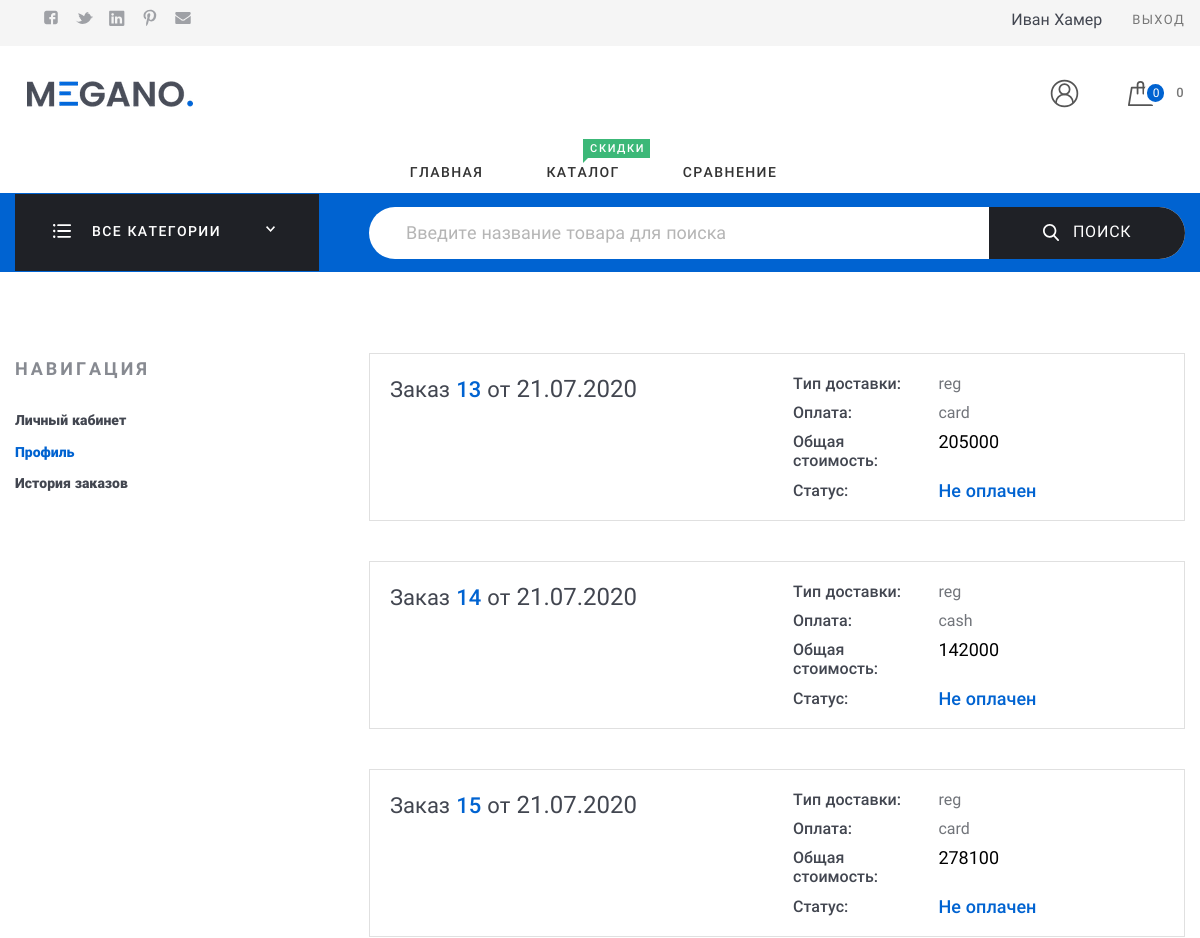
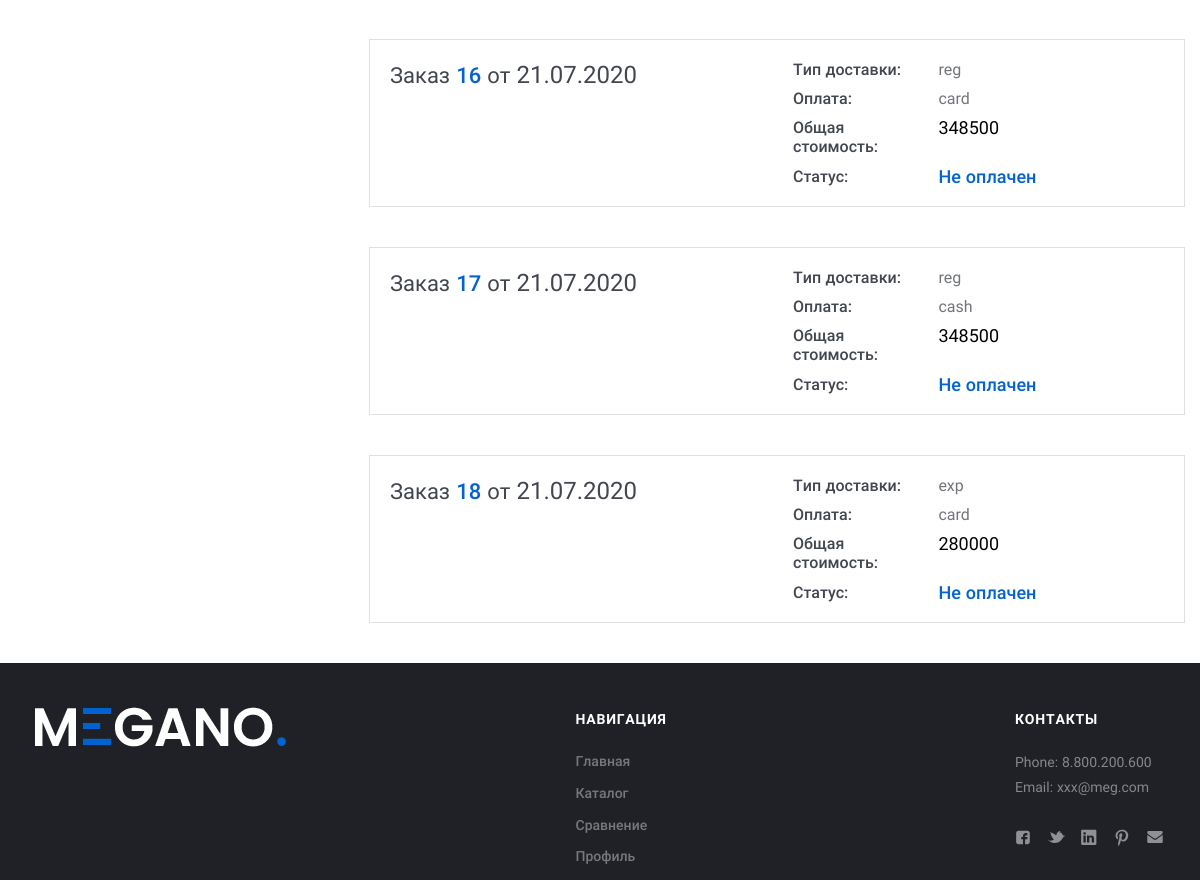
/orders/order_history/ (signed in), run on the app's committed database (2 pictures, top to bottom).
### my_store_app/models.py (models this page shows, shortened)
class Order(models.Model):  # покупка товаров из корзины
    DELIVERY_CHOICES = [
        ('reg', 'Обычная доставка'),
        ('exp', 'Экспресс доставка')
    ]
    PAYMENT_CHOICES = [
        ('card', 'Онлайн картой'),
        ('cash', 'Онлайн со случайного чужого счета'),
    ]
    customer = models.ForeignKey(User, on_delete=models.CASCADE, null=True, related_name='orders', verbose_name='customer')
    fio = models.CharField(max_length=100, null=True, blank=True, verbose_name='name and lastname')
    phone = models.CharField(max_length=16, null=True, blank=True, verbose_name='phone number')
    email = models.EmailField(null=True, blank=True, verbose_name='email')
    delivery = models.CharField(max_length=3, choices=DELIVERY_CHOICES, default='reg', verbose_name='delivery')
    payment_method = models.CharField(max_length=4, choices=PAYMENT_CHOICES, default='card', verbose_name='payment method')
    city = models.CharField(max_length=25, null=True, blank=True, verbose_name='city')
    address = models.TextField(max_length=255, null=True, blank=True, verbose_name='address')
    in_order = models.BooleanField(default=False, verbose_name='in order')
    paid = models.BooleanField(default=False, verbose_name='order is payed')
    braintree_id = models.CharField(max_length=150, blank=True, verbose_name='transaction id')
    delivery_cost = models.DecimalField(max_digits=10, decimal_places=2, default=0, verbose_name='delivery cost')
    product_order = models.ForeignKey('Product', on_delete=models.CASCADE, null=True, verbose_name='товар', related_name='product_order')
    count = models.IntegerField(default=0, verbose_name='колличество  товаров в корзине')
    price = models.IntegerField(default=0, verbose_name='общая стоимость  товаров в корзине')
    date = models.DateField(auto_now_add=True)
    free_delivery = models.BooleanField(default=False, verbose_name='наличие бесплатной доставки')
    class Meta:
        verbose_name = 'Покупка'
        verbose_name_plural = 'Покупки'

### orders/views.py (the view)
# urls.py: path('order_history/', OrderHistory.as_view(), name='order_history'),
class OrderHistory(View):
    def get(self, request: HttpRequest):
        order = Order.objects.filter(customer=request.user, in_order=True)
        return render(request, 'orders/historyorder.html', {'order': order})

### cart/cart.py (called while the page is built)
    def __len__(self):
        return sum(item['quantity'] for item in self.cart.values())

### cart/context_processor.py (called while the page is built)
def cart(request):
    return {'cart': Cart(request)}

### products/templatetags/products_tags.py (called while the page is built)
@register.simple_tag()
def all_category():
    return CategoryProduct.objects.all()

@register.simple_tag()
def cart_products(**kwargs):
    if not kwargs['pk']:
        return 0
    cart = Cart.objects.filter(username=kwargs['pk'])
    count = 0
    for product in cart:
        count += product.quantity
    return count

@register.simple_tag()
def cart_total_price(**kwargs):
    if not kwargs['pk']:
        return 0
    cart = Cart.objects.filter(username=kwargs['pk'])
    total_price = 0
    for product in cart:
        total_price += product.product.price * product.quantity
    answer = f'{total_price:,}'
    return answer

@register.simple_tag()
def cart_view(**kwargs):
    if not kwargs['pk']:
        return 666
    return kwargs['pk']

### orders/templates/orders/historyorder.html
{% extends "my_store_app/base.html" %}
{% load static %}
{% block content %}
    <div class="Middle Middle_top">
        <div class="Section Section_column Section_columnLeft">
            <div class="wrap">
                <div class="Section-column">
                    <div class="Section-columnSection">
                        <header class="Section-header">
                            <strong class="Section-title">Навигация
                            </strong>
                        </header>
                        <div class="Section-columnContent">
                            <div class="NavigateProfile">
                                <ul class="menu menu_vt">
                                    <li class="menu-item"><a class="menu-link" href="{% url 'my_store_app:account' %}">Личный кабинет</a>
                                    </li>
                                    <li class="menu-item_ACTIVE menu-item"><a class="menu-link" href="{% url 'my_store_app:profile' %}">Профиль</a>
                                    </li>
                                    <li class="menu-item"><a class="menu-link" href="{% url 'orders:order_history' %}">История заказов</a>
                                    </li>
                                </ul>
                            </div>
                        </div>
                    </div>
                </div>
                <div class="Section-content">
                    <div class="Orders">
                        {% for item in order %}
                            <div class="Order Order_anons">
                                <div class="Order-personal">
                                    <div class="row">
                                        <div class="row-block"><a class="Order-title" href="{% url 'orders:order_detail' pk=item.pk %}">Заказ&#32;<span class="Order-numberOrder">{{ item.id }}</span>&#32;от&#32;<span class="Order-dateOrder">21.07.2020</span></a>
                                        </div>
                                        <div class="row-block">
                                            <div class="Order-info Order-info_delivery">
                                                <div class="Order-infoType">Тип доставки:
                                                </div>
                                                <div class="Order-infoContent">{{ item.delivery }}
                                                </div>
                                            </div>
                                            <div class="Order-info Order-info_pay">
                                                <div class="Order-infoType">Оплата:
                                                </div>
                                                <div class="Order-infoContent">{{ item.payment_method }}
                                                </div>
                                            </div>
                                            <div class="Order-info">
                                                <div class="Order-infoType">Общая стоимость:
                                                </div>
                                                <div class="Order-infoContent"><span class="Order-price">{{ item.price }}</span>
                                                </div>
                                            </div>
                                            <div class="Order-info Order-info_status">
                                                <div class="Order-infoType">Статус:
                                                </div>
                                                <div class="Order-infoContent">Не оплачен
                                                </div>
                                            </div>
                                        </div>
                                    </div>
                                </div>
                            </div>
                        {% endfor %}
                    </div>
                </div>
            </div>
        </div>
    </div>
{% endblock %}

### my_store_app/templates/my_store_app/base.html (shortened to what this page needs)
<!DOCTYPE html>
{% load static %}
{% load products_tags %}
{% include 'include/head.html' %}
<html lang="ru">
<body class="Site">
    <header class="Header">
        <div class="ControlPanel">
            <div class="wrap">
                <div class="row ControlPanel-row">
                    <div class="row-block">
                        <div class="row ControlPanel-rowSplit">
                            <div class="row-block hide_700">
                                <ul class="menu menu_img menu_smallImg ControlPanel-menu">
                                    <li class="menu-item"><a class="menu-link" href="#"><img src="{% static 'assets/img/icons/socialHeader/fb.svg' %}" alt="fb.svg" /></a>
                                    </li>
                                    <li class="menu-item"><a class="menu-link" href="#"><img src="{% static 'assets/img/icons/socialHeader/tw.svg' %}" alt="tw.svg" /></a>
                                    </li>
                                    <li class="menu-item"><a class="menu-link" href="#"><img src="{% static 'assets/img/icons/socialHeader/in.svg' %}" alt="in.svg" /></a>
                                    </li>
                                    <li class="menu-item"><a class="menu-link" href="#"><img src="{% static 'assets/img/icons/socialHeader/pt.svg' %}" alt="pt.svg" /></a>
                                    </li>
                                    <li class="menu-item"><a class="menu-link" href="#"><img src="{% static 'assets/img/icons/socialHeader/mail.svg' %}" alt="mail.svg" /></a>
                                    </li>
                                </ul>
                            </div>
                        </div>
                    </div>
                    <nav class="row-block">
                        <div class="row ControlPanel-rowSplit">
                            {% if request.user.is_authenticated %}
                                {{ request.user.first_name }}
                                <div class="row-block"><a class="ControlPanel-title" href="{% url 'my_store_app:logout' %}">Выход</a></div>
                            {% else %}
                            <div class="row-block"><a class="ControlPanel-title" href="{% url 'my_store_app:login' %}">Вход</a>
                                <a class="ControlPanel-title" href="{% url 'my_store_app:register' %}">Регистрация</a></div>
                            {% endif %}
                        </div>
                    </nav>
                </div>
            </div>
        </div>
        <div class="wrap">
            <div class="row Header-rowMain">
                <div class="row-block Header-logo"><a class="logo" href="{% url 'my_store_app:index' %}"><img class="logo-image" src="{% static 'assets/img/logo.png' %}" alt="logo.png" /></a>
                </div>
                <nav class="row-block row-block_right Header-menu">
                    <div class="menuModal" id="navigate">
                        <ul class="menu menu_main">
                            <li class="menu-item"><a class="menu-link" href="{% url 'my_store_app:index' %}">Главная</a>
                            </li>
                            <li class="menu-item"><span class="menu-label menu-label_success">Скидки</span><a class="menu-link" href="{% url 'products:catalog' %}">Каталог</a>
                            </li>
                            <li class="menu-item"><a class="menu-link" href="comparison.html">Сравнение</a>
                            </li>
                        </ul>
                    </div>
                </nav>
                <div class="row-block">
                    <div class="CartBlock">
                        {% with total_items=cart|length %}
                            <div class="dropdown">
                                <button class="dropbtn"><img class="CartBlock-img" src="{% static 'assets/img/icons/loon-icon.svg' %}" alt="loon-icon.svg" /></button>
                            </div>
                            {% cart_products pk=request.user.profile.pk as count %}
                            {% cart_total_price pk=request.user.profile.pk as total_price %}
                            {% cart_view pk=request.user.profile.pk as way%}
                            <a class="CartBlock-block" href="{% url 'my_store_app:cart' pk=way %}"><img class="CartBlock-img" src="{% static 'assets/img/icons/cart.svg' %}" alt="cart.svg" /><span class="CartBlock-amount">{{ count }}</span></a>
                            <div class="CartBlock-block"><span class="CartBlock-price">{{ total_price }}</span>
                        {% endwith %}
                        </div>
                    </div>
                </div>
            </div>
        </div>
        <div class="Header-searchWrap">
            <div class="wrap">
                <div class="Header-categories">
                    <div class="CategoriesButton">
                        <div class="CategoriesButton-title">
                            <div class="CategoriesButton-icon"><img src="{% static 'assets/img/icons/allDep.svg' %}" alt="allDep.svg" />
                            </div><span class="CategoriesButton-text">Все категории</span>
                            <div class="CategoriesButton-arrow">
                            </div>
                        </div>
                        {% all_category as categories %}
                    </div>
                </div>
                <div class="Header-search">
                    <div class="search">
                        <form class="form form_search" action="{% url 'products:catalog_query' %}" method="post">
                            <input class="search-input" id="title" name="title" type="text" placeholder="Введите название товара для поиска" />
                            <button class="search-button" type="submit" name="search" id="search"><img src="{% static 'assets/img/icons/search.svg' %}" alt="search.svg" />Поиск
                            </button>
                        </form>
                    </div>
                </div>
            </div>
        </div>
    </header>
{% block content %} {% endblock content %}
    <footer class="Footer">
        <div class="wrap">
            <div class="row Footer-main">
                <div class="row-block"><a class="logo Footer-logo" href="{% url 'my_store_app:index' %}"><img class="logo-image" src="{% static 'assets/img/logo_footer.png' %}" alt="logo_footer.png" /></a>
                </div>
                <div class="row-block">
                    <strong class="Footer-title">Навигация
                    </strong>
                    <ul class="menu menu_vt Footer-menu">
                        <li class="menu-item"><a class="menu-link" href="{% url 'my_store_app:index' %}">Главная</a>
                        </li>
                        <li class="menu-item"><a class="menu-link" href="../../../products/templates/products/catalog.html">Каталог</a>
                        </li>
                        <li class="menu-item"><a class="menu-link" href="comparison.html">Сравнение</a>
                        </li>
                        <li class="menu-item"><a class="menu-link" href="account.html">Профиль</a>
                        </li>
                    </ul>
                </div>
                <div class="row-block">
                    <strong class="Footer-title">Контакты
                    </strong>
                    <p>Phone: 8.800.200.600<br>Email: xxx@meg.com<br>
                    </p>
                    <ul class="menu menu_img menu_smallImg Footer-menuSoc">
                        <li class="menu-item"><a class="menu-link" href="#"><img src="{% static 'assets/img/icons/socialFooter/fb.svg' %}" alt="fb.svg" /></a>
                        </li>
                        <li class="menu-item"><a class="menu-link" href="#"><img src="{% static 'assets/img/icons/socialFooter/tw.svg' %}" alt="tw.svg" /></a>
                        </li>
                        <li class="menu-item"><a class="menu-link" href="#"><img src="{% static 'assets/img/icons/socialFooter/in.svg' %}" alt="in.svg" /></a>
                        </li>
                        <li class="menu-item"><a class="menu-link" href="#"><img src="{% static 'assets/img/icons/socialFooter/pt.svg' %}" alt="pt.svg" /></a>
                        </li>
                        <li class="menu-item"><a class="menu-link" href="#"><img src="{% static 'assets/img/icons/socialFooter/mail.svg' %}" alt="mail.svg" /></a>
                        </li>
                    </ul>
                </div>
            </div>
        </div>
    </footer>
</body>
</html>

### data on the page
Order: id "13", delivery "reg", payment_method "card", price "205000"
Order: id "14", delivery "reg", payment_method "cash", price "142000"
Order: id "15", delivery "reg", payment_method "card", price "278100"
Order: id "16", delivery "reg", payment_method "card", price "348500"
Order: id "17", delivery "reg", payment_method "cash", price "348500"
Order: id "18", delivery "exp", payment_method "card", price "280000"

### other printed values
{{ request.user.first_name }} "Иван Хамер"
{{ count }} "0"
{{ total_price }} "0"
